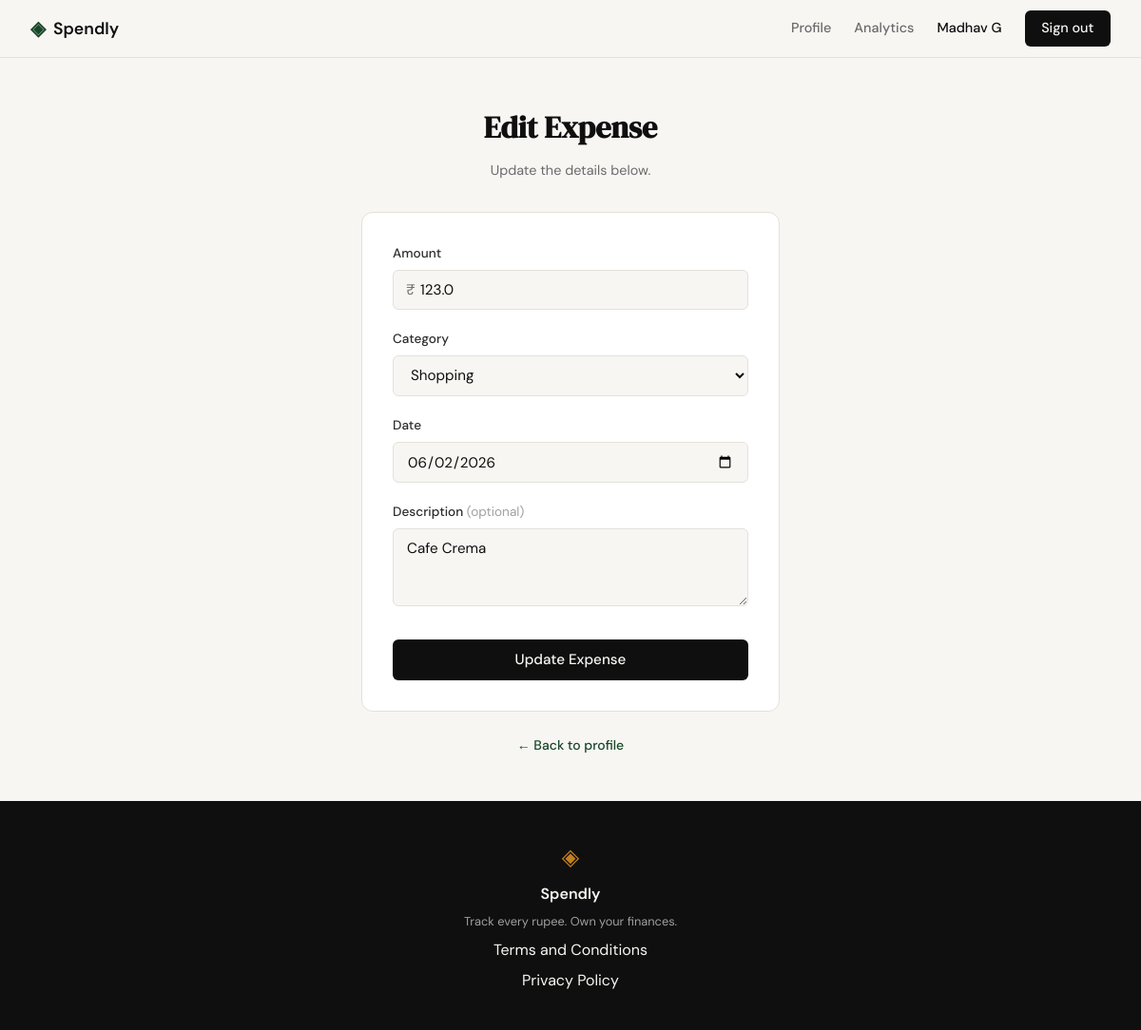
The page /expenses/21/edit (signed in) on the database its author committed.
### tables this page shows
CREATE TABLE expenses (
            id          INTEGER PRIMARY KEY AUTOINCREMENT,
            user_id     INTEGER NOT NULL REFERENCES users(id),
            amount      REAL    NOT NULL,
            category    TEXT    NOT NULL,
            date        TEXT    NOT NULL,
            description TEXT,
            created_at  TEXT    DEFAULT (datetime('now'))
        );

### app.py (the view, shortened to what this page needs)
@app.route("/expenses/<int:id>/edit", methods=["GET", "POST"])
def edit_expense(id):
    if not session.get("user_id"):
        return redirect(url_for("login"))
    expense = get_expense_by_id(id, session["user_id"])
    if expense is None:
        abort(404)
    if request.method == "POST":
        if request.form.get("csrf_token") != session.get("csrf_token"):
            abort(403)
    if request.method == "GET":
        return render_template("edit_expense.html",
                               categories=CATEGORIES,
                               expense=expense)

### database/db.py (called while the page is built)
def get_db():
    conn = sqlite3.connect(DB_PATH)
    conn.row_factory = sqlite3.Row
    conn.execute("PRAGMA foreign_keys = ON")
    return conn

### database/queries.py (called while the page is built)
def get_expense_by_id(expense_id, user_id):
    conn = get_db()
    row = conn.execute(
        "SELECT id, amount, category, date, description FROM expenses "
        "WHERE id = ? AND user_id = ?",
        (expense_id, user_id),
    ).fetchone()
    conn.close()
    return row

### templates/edit_expense.html (shortened to what this page needs)
{% extends "base.html" %}
{% block content %}
<section class="auth-section">
  <div class="auth-container">
    <div class="auth-header">
      <h1 class="auth-title">Edit Expense</h1>
      <p class="auth-subtitle">Update the details below.</p>
    </div>
    <div class="auth-card">
      <form method="POST" action="{{ url_for('edit_expense', id=expense.id) }}">
        <div class="form-group">
          <label for="amount">Amount</label>
          <div class="input-prefix-wrapper">
            <span class="prefix">₹</span>
            <input type="number" id="amount" name="amount" class="form-input"
                   placeholder="0.00" step="0.01" min="0.01"
                   value="{{ amount if amount is defined else expense.amount }}" required>
          </div>
        </div>
        <div class="form-group">
          <label for="category">Category</label>
          <select id="category" name="category" class="form-input" required>
            {% set active_category = category if category is defined else expense.category %}
            {% for cat in categories %}
            <option value="{{ cat }}" {% if cat == active_category %}selected{% endif %}>{{ cat }}</option>
            {% endfor %}
          </select>
        </div>
        <div class="form-group">
          <label for="date">Date</label>
          <input type="date" id="date" name="date" class="form-input"
                 value="{{ date_value if date_value is defined else expense.date }}" required>
        </div>
        <div class="form-group">
          <label for="description">Description <span style="color: var(--ink-faint); font-weight: 400;">(optional)</span></label>
          <textarea id="description" name="description" class="form-input"
                    rows="3" maxlength="200"
                    placeholder="e.g. Lunch at café">{{ description if description is defined else (expense.description or '') }}</textarea>
        </div>
        <button type="submit" class="btn-submit">Update Expense</button>
      </form>
    </div>
    <p class="auth-switch"><a href="{{ url_for('profile') }}">← Back to profile</a></p>
  </div>
</section>
{% endblock %}

### static/css/style.css (style rules this page uses)
:root { --ink: #0f0f0f; --ink-soft: #2d2d2d; --ink-muted: #6b6b6b; --ink-faint: #a0a0a0; --paper: #f7f6f3; --paper-warm: #f0ede6; --paper-card: #ffffff; --accent: #1a472a; --accent-light: #e8f0eb; --accent-2: #c17f24; --accent-2-light: #fdf3e3; --danger: #c0392b; --danger-light: #fdecea; --border: #e4e1da; --border-soft: #eeebe4; --color-shopping: #3d6b8e; --color-shopping-light: #e3edf5; --color-transport: #6b5b95; --color-transport-light: #ede8f5; --font-display: 'DM Serif Display', Georgia, serif; --font-body: 'DM Sans', system-ui, sans-serif; --max-width: 1200px; --auth-width: 440px; --radius-sm: 6px; --radius-md: 12px; --radius-lg: 20px; }
*, *::before, *::after { box-sizing: border-box; margin: 0; padding: 0; }
html { font-size: 16px; scroll-behavior: smooth; }
body { background: var(--paper); color: var(--ink); font-family: var(--font-body); font-size: 1rem; line-height: 1.6; -webkit-font-smoothing: antialiased; }
a { color: inherit; text-decoration: none; }
.auth-section { min-height: calc(100vh - 60px - 100px); display: flex; align-items: center; justify-content: center; padding: 3rem 2rem; }
.auth-container { width: 100%; max-width: var(--auth-width); }
.auth-header { text-align: center; margin-bottom: 2rem; }
.auth-title { font-family: var(--font-display); font-size: 2rem; color: var(--ink); margin-bottom: 0.5rem; }
.auth-subtitle { font-size: 0.9rem; color: var(--ink-muted); }
.auth-card { background: var(--paper-card); border: 1px solid var(--border); border-radius: var(--radius-md); padding: 2rem; margin-bottom: 1.5rem; }
.form-group { margin-bottom: 1.25rem; }
.form-group label { display: block; font-size: 0.85rem; font-weight: 500; color: var(--ink-soft); margin-bottom: 0.4rem; }
.form-input { width: 100%; padding: 0.6rem 0.875rem; border: 1px solid var(--border); border-radius: var(--radius-sm); font-family: var(--font-body); font-size: 0.95rem; color: var(--ink); background: var(--paper); outline: none; transition: border-color 0.2s; }
.form-input::placeholder { color: var(--ink-faint); }
.btn-submit { width: 100%; padding: 0.7rem; background: var(--ink); color: var(--paper); border: none; border-radius: var(--radius-sm); font-family: var(--font-body); font-size: 0.95rem; font-weight: 500; cursor: pointer; transition: background 0.2s; margin-top: 0.5rem; }
.auth-switch { text-align: center; font-size: 0.875rem; color: var(--ink-muted); }
.auth-switch a { color: var(--accent); font-weight: 500; }
.input-prefix-wrapper { position: relative; }
.input-prefix-wrapper .prefix { position: absolute; left: 0.875rem; top: 50%; transform: translateY(-50%); color: var(--ink-muted); pointer-events: none; font-size: 0.95rem; }
.input-prefix-wrapper .form-input { padding-left: 1.75rem; }

### rows shown on the page
expenses: amount "123.0", category "Shopping", date "06/02/2026", description "Cafe Crema"

### other values the page prints
{{ session["user_name"] }} "Madhav G"
